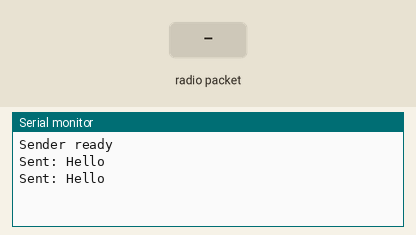
This sketch was run on a simulated ESP32-S3. Parts: the last lines printed to the serial monitor. The inputs (shaded band) are chosen by the test bench.

Above: at 1.3 s.
1.4 s: radio packet "1" arrives
At 2.0 s:
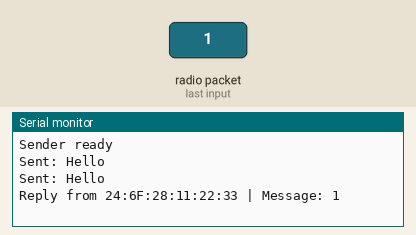
2.9 s: radio packet "0" arrives
At 3.08 s:
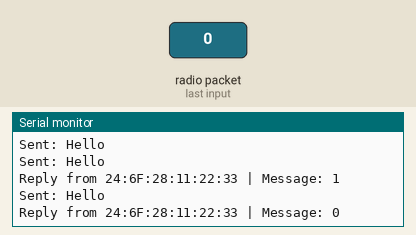
4.4 s: radio packet "2" arrives
At 4.9 s:
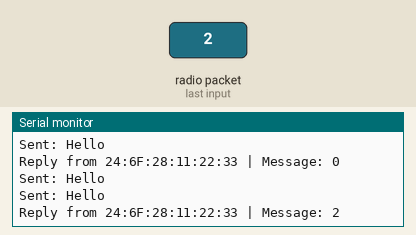

The sketch:

device1.ino
```cpp
// This scripts sends "hello" every second to the second ESP32S3 device
// beware: add wifi antenna or it won't work ;)

// Libraries
#include <esp_now.h>
#include <WiFi.h>

// Who are my peers?
uint8_t peerAddress[] = {0xD8, 0x3B, 0xDA, 0x73, 0xC4, 0x58};  // Device B


void OnDataRecv(const esp_now_recv_info_t *info, const uint8_t *data, int len) {
  Serial.print("Reply from ");
  char macStr[18];
  snprintf(macStr, sizeof(macStr), "%02X:%02X:%02X:%02X:%02X:%02X",
           info->src_addr[0], info->src_addr[1], info->src_addr[2],
           info->src_addr[3], info->src_addr[4], info->src_addr[5]);
  Serial.print(macStr);

  Serial.print(" | Message: ");
  Serial.write(data, len);
  Serial.println();
}

void setup() {
  Serial.begin(115200);
  WiFi.mode(WIFI_STA);
  WiFi.disconnect();
  delay(100);

  if (esp_now_init() != ESP_OK) {
    Serial.println("ESP-NOW init failed");
    return;
  }

  esp_now_register_recv_cb(OnDataRecv);

  esp_now_peer_info_t peerInfo = {};
  memcpy(peerInfo.peer_addr, peerAddress, 6);
  peerInfo.channel = 0;
  peerInfo.encrypt = false;

  if (!esp_now_is_peer_exist(peerAddress)) {
    if (esp_now_add_peer(&peerInfo) != ESP_OK) {
      Serial.println("Failed to add peer");
      return;
    }
  }

  Serial.println("Sender ready");
}

void loop() {

  const char *msg = "Hello";
  esp_err_t result = esp_now_send(peerAddress, (const uint8_t *)msg, strlen(msg));

  if (result == ESP_OK) {
    Serial.println("Sent: Hello");
  } else {
    Serial.printf("Send error: %d\n", result);
  }

  delay(1000);
}
```

Measured:
- after the input at 1.4 s, the serial monitor: prints a new line after 0.05 s (image 1)
- after the input at 2.9 s, the serial monitor: prints a new line after 0.05 s (image 2)
- after the input at 4.4 s, the serial monitor: prints a new line after 0.05 s (image 3)
